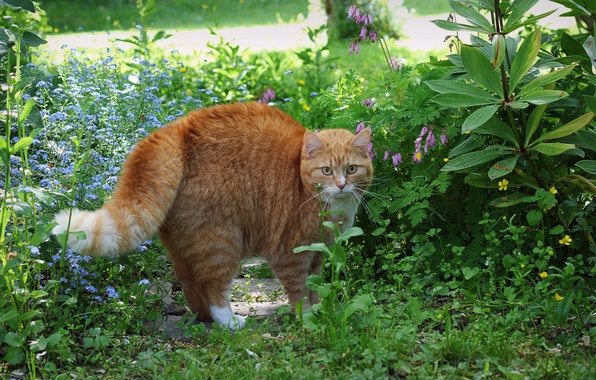
#> input picture Lite/2019_Summer/08. CV corners [24.07.2019]/less_05/img/cat.jpg, 596 x 380 px; the run also reads 2 pictures not shown here
$ jupyter execute --allow-errors Lecture_5.ipynb
#> lines starting #> are read from the running program, lines starting #| are printed output that depends on the picture
# Лекция №5

## Особые точки

Настало время перейти к более продвинутым методам сравнения изображений. На прошлых занятих мы рассматривали методы, которые базировались больше на глобальных признаках изображения. Однако, для того, чтобы исследовать схожесть неких изображений, недостаточно иметь представление только глобальных признаков. В качестве шага в определение локальных признаков мы рассматривали метод "плавающего окна".

Итак, введем предположение, что на изображении можно найти локальные признаки в некой окрестности __ключевой точки__. Вопрос: что брать за ключевую точку и какую окрестность?

Для начала разберемся почему глобальные признаки иногда работают плохо на примере следующих изображений.


Из всего этого вытекает идея - хочется как-то выделить точки их окрестности, к которым можно привязаться для сравнения.

### Свойства особых точек
1. Их должно быть немного

    • существенно меньше, чем пикселей на изображении


2. Информативные, репрезентативные, уникальные (distinctive)

   • Если окрестности двух точек не отличимы, будет сложно понять, какую из них сопоставить искомому фрагменту


3. Повторяемые (repeatable)

    • Одна и та же точка должна находиться на изображении вне зависимости от геометрических и фотометрических изменений объекта съемки


4. Локальные (local)

   • Небольшого размера, устойчивы к частичному перекрытию другим объектом

### Повторяемость особых точек
    ● Необходимо, чтобы хотя бы часть особых точек первого изображения была обнаружена на втором

    ● При этом обнаружение особых точек должно происходить независимо для каждого изображения

### Информативность, репрезентативность
    ● Желательна однозначность в сопоставлении фрагментов

    ● Желательна инвариантность к геометрическим и фотометрическим трансформациям объекта на разных изображениях

### Геометрические и фотометрические трансформации изображения.

● Геометрические:

    ○ Поворот

    ○ Поворот + изменение масштаба

    ○ Афинные преобразования

● Фотометрические

    ○ Афинные преобразования интенстивности (I → a I + b)

### Сравнение изображений при помощи локальных признаков: основные шаги

1. Локализация особых точек

2. Выделение особых фрагментов – окрестности ключевых точек, инвариантные к различного рода преобразованиям

3. Построение векторов признаков для найденных фрагментов

4. Сопоставление наборов локальных признаков для двух изображений


Перейдем к рассмотрению популярных дексрипторов изображений для особых точек.

## Harris Corner Detection

В предыдущей главе мы увидели, что углы - это области изображения с большой разницей в интенсивности во всех направлениях. Одна из ранних попыток найти эти углы была сделана Крисом Харрисом и Майком Стивенсом в их статье «Комбинированный детектор углов и краев» в 1988 году, так что теперь она называется «Детектор углов Харриса». Он перенес эту простую идею в математическую форму. Это в основном находит разницу в интенсивности для смещения (u, v) во всех направлениях. Это выражается как ниже:

$$E(u,v) = \sum_{x,y} \underbrace{w(x,y)}_\text{window function} \, [\underbrace{I(x+u,y+v)}_\text{shifted intensity}-\underbrace{I(x,y)}_\text{intensity}]^2$$

Оконная функция - это либо прямоугольное окно, либо гауссово окно, которое дает вес пикселям внизу.

Мы должны максимизировать эту функцию E (u, v) для обнаружения угла. Это означает, что мы должны максимизировать второй срок. Применяя расширение Тейлора к вышеприведенному уравнению и используя некоторые математические шаги (пожалуйста, обратитесь к любым стандартным учебникам, которые вам нравятся для полного вывода), мы получаем окончательное уравнение как:

$$E(u,v) \approx \begin{bmatrix} u & v \end{bmatrix} M \begin{bmatrix} u \\ v \end{bmatrix}$$

где

$$M = \sum_{x,y} w(x,y) \begin{bmatrix}I_x I_x & I_x I_y \\
                                     I_x I_y & I_y I_y \end{bmatrix}$$

Здесь $I_x$ и $I_y$ являются производными изображения в направлениях $x$ и $y$ соответственно. (Может быть легко обнаружен с помощью cv2.Sobel()).

Затем идет основная часть. После этого они создали счет, в основном уравнение, которое определит, может ли окно содержать угол или нет.

$$R = det(M) - k(trace(M))^2$$

где

1. $det (M) = \lambda_1 \lambda_2$

2. $trace (M) = \lambda_1 + \lambda_2$

3. $\lambda_1$ и $\lambda_2$ - собственные значения $M$

Таким образом, значения этих собственных значений определяют, является ли область угловой, кромочной или плоской.

1. Когда $|R|$ маленький, что случается, когда $\lambda_1$ и $\lambda_2$ маленькие, область плоская.

2. Когда $R<0$, что происходит, когда $\lambda_1 >> \lambda_2$ или наоборот, область является ребром.

3. Когда $R$ большое, что происходит, когда $\lambda_1$ и $\lambda_2$ большие и $\lambda_1 \sim \lambda_2$, регион является углом.

На картинке это можно представить следующим образом:


### Harris Corner Detector in OpenCV
Для этой цели в OpenCV есть функция cv2.cornerHarris(). Его аргументы:

1. img - входное изображение, оно должно быть в градациях серого и иметь тип float32.
2. blockSize - это размер окрестности, рассматриваемый для обнаружения угла
3. ksize - параметр апертуры используемого производного Собеля.
4. k - свободный параметр детектора Харриса в уравнении.

[cell 1]
from __future__ import print_function
import cv2
import numpy as np
import matplotlib.pyplot as plt

filename = 'img/cat.jpg'
img = cv2.imread(filename)
#> img is the input picture: shape (380, 596, 3); mean B, G, R 69.2, 112.2, 89.9
img = cv2.cvtColor(img,cv2.COLOR_BGR2RGB)
gray = cv2.cvtColor(img,cv2.COLOR_BGR2GRAY)
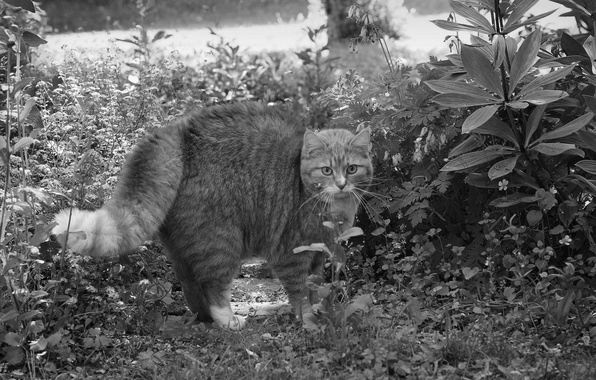
#> gray: shape (380, 596); min 0, max 254, mean 96.8

gray = np.float32(gray)
dst = cv2.cornerHarris(gray,2,3,0.04)
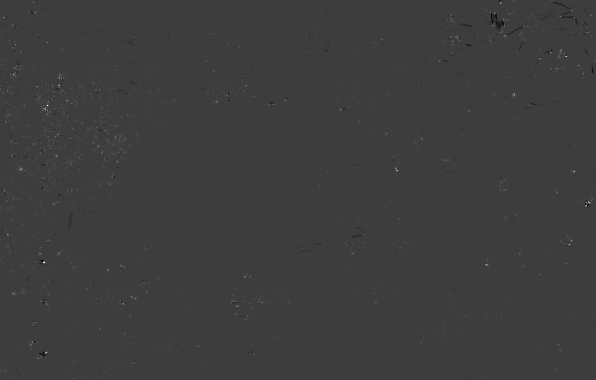
#> dst: shape (380, 596) float32; min -35499488, max 112195944, mean 145967.8; drawn with min black and max white

#result is dilated for marking the corners, not important
dst = cv2.dilate(dst,None)
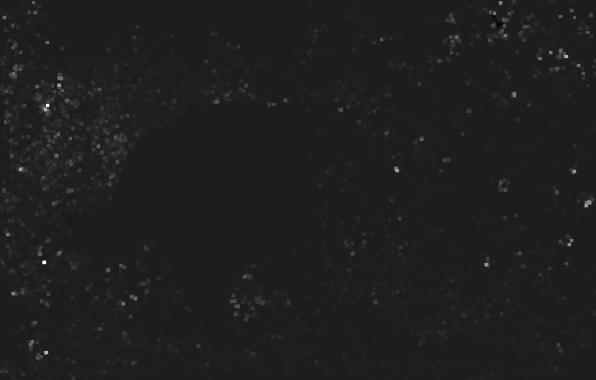
#> dst: shape (380, 596) float32; min -14721135, max 112195944, mean 924506.2; drawn with min black and max white

# Threshold for an optimal value, it may vary depending on the image.
img[dst>0.01*dst.max()]=[0,0,255]
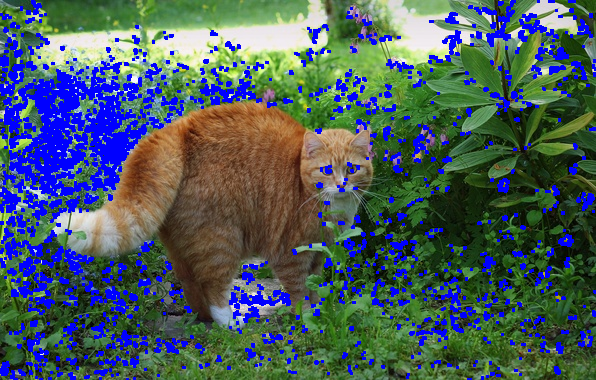
#> img: shape (380, 596, 3); mean R, G, B 74, 91.7, 94.5

plt.imshow(img)
plt.show()

[cell 2]
source_window = 'Source image'
corners_window = 'Corners detected'
max_thresh = 255
def cornerHarris_demo(val):
#> called with val = 200
    thresh = val
    # Detector parameters
    blockSize = 2
    apertureSize = 3
    k = 0.04
    # Detecting corners
    dst = cv2.cornerHarris(src_gray, blockSize, apertureSize, k)
    # Normalizing
    dst_norm = np.empty(dst.shape, dtype=np.float32)
    cv2.normalize(dst, dst_norm, alpha=0, beta=255, norm_type=cv2.NORM_MINMAX)
    dst_norm_scaled = cv2.convertScaleAbs(dst_norm)
    # Drawing a circle around corners
    for i in range(dst_norm.shape[0]):
        for j in range(dst_norm.shape[1]):
            if int(dst_norm[i,j]) > thresh:
                cv2.circle(dst_norm_scaled, (j,i), 5, (0), 2)
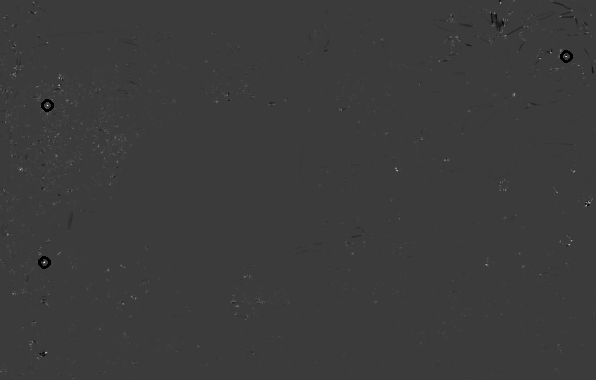
#> dst_norm_scaled: shape (380, 596); min 0, max 255, mean 59.1
    # Showing the result
    cv2.namedWindow(corners_window)
    cv2.imshow(corners_window, dst_norm_scaled)

filename = 'img/cat.jpg'
src = cv2.imread(filename)
if src is None:
    print('Could not open or find the image:', args.input)
    exit(0)
src_gray = cv2.cvtColor(src, cv2.COLOR_BGR2GRAY)
# Create a window and a trackbar
cv2.namedWindow(source_window)
thresh = 200 # initial threshold
cv2.createTrackbar('Threshold: ', source_window, thresh, max_thresh, cornerHarris_demo)
cv2.imshow(source_window, src)
cornerHarris_demo(thresh)
if cv2.waitKey() == ord('q'):
#> (key q is pressed here)
#> (the rest of the program and of its run is left out)
